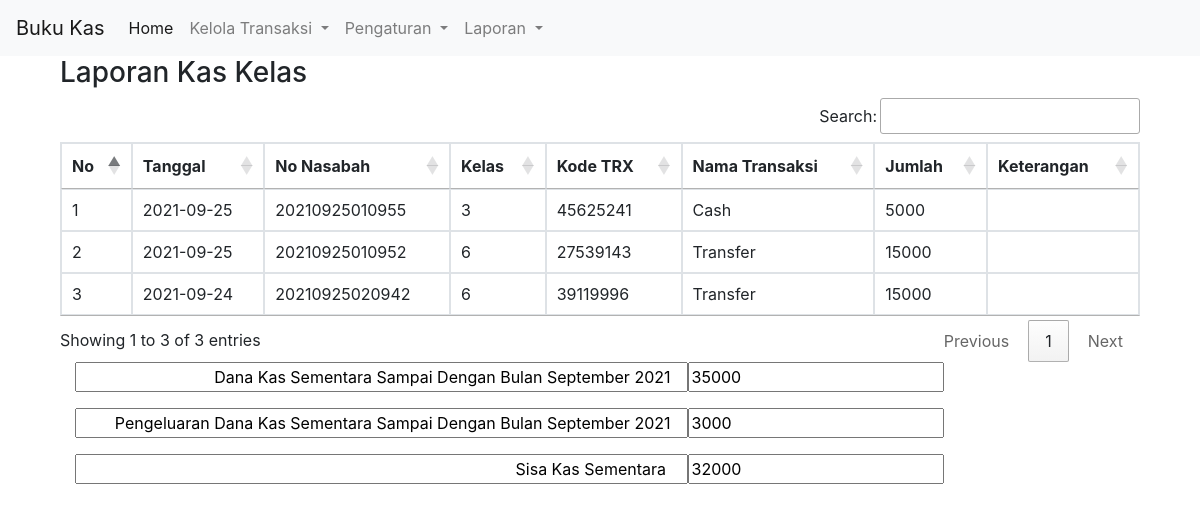
The page /report-detail.php on the database its author committed.
### tables this page shows
CREATE TABLE `buku_kas` (
  `id` int(11) NOT NULL AUTO_INCREMENT,
  `date` date DEFAULT NULL,
  `tipe` varchar(50) DEFAULT NULL,
  `id_nasabah` varchar(50) DEFAULT NULL,
  `kode_trx` varchar(50) DEFAULT NULL,
  `cat` varchar(50) DEFAULT NULL,
  `nominal` decimal(12,0) DEFAULT NULL,
  `keterangan` text DEFAULT NULL,
  PRIMARY KEY (`id`)
);

CREATE TABLE `data_nasabah` (
  `id` int(11) NOT NULL AUTO_INCREMENT,
  `id_nsbh` varchar(50) DEFAULT NULL,
  `nama_murid` varchar(25) DEFAULT NULL,
  `jenis_kelamin` enum('1','2') DEFAULT NULL,
  `kelas` int(2) DEFAULT NULL,
  `nama_wali` varchar(25) DEFAULT NULL,
  `alamat` varchar(150) DEFAULT NULL,
  `telp` varchar(16) DEFAULT NULL,
  PRIMARY KEY (`id`)
);

CREATE TABLE `jenis_trx` (
  `id` int(11) NOT NULL AUTO_INCREMENT,
  `id_trx` varchar(9) DEFAULT NULL,
  `nama_trx` varchar(50) DEFAULT NULL,
  `cat` varchar(50) DEFAULT NULL,
  PRIMARY KEY (`id`)
);

### report-detail.php (the view, shortened to what this page needs)
<!DOCTYPE html>
<html lang="en">
<head>
    <link rel="stylesheet" href="https://use.fontawesome.com/releases/v5.6.3/css/all.css" />
    <link rel="stylesheet" href="https://stackpath.bootstrapcdn.com/bootstrap/4.3.1/css/bootstrap.min.css" />
    <link rel="stylesheet" href="https://cdn.jsdelivr.net/npm/bootstrap@4.5.3/dist/css/bootstrap.min.css" />
    <link rel="stylesheet" href="https://cdn.datatables.net/1.10.22/css/jquery.dataTables.min.css" />
    <link rel="stylesheet" type="text/css"
        href="https://cdn.datatables.net/v/dt/jqc-1.12.4/dt-1.10.22/b-1.6.5/b-html5-1.6.5/cr-1.5.2/fh-3.1.7/r-2.2.6/rg-1.1.2/sb-1.0.0/datatables.min.css" />
    <link rel="stylesheet"
        href="https://cdnjs.cloudflare.com/ajax/libs/bootstrap-datepicker/1.9.0/css/bootstrap-datepicker.min.css"
 />
</head>
<body>
    <?php
    include_once 'config.php';
    $sql = "SELECT DATE_FORMAT(a.`date`,'%M %Y') AS `date`, CONCAT('Dana Kas Sementara Sampai Dengan Bulan ',DATE_FORMAT(a.`date`,'%M %Y'))AS `info`,SUM(a.nominal) AS `total`
    FROM `buku_kas` AS a
    LEFT JOIN `data_nasabah` AS b ON a.`id_nasabah`=b.`id_nsbh`
    LEFT JOIN `jenis_trx` AS c ON a.`tipe`=c.id_trx
    WHERE 1=1 and a.cat = 'in' AND MONTH(`date`) = month(now()) ;";
    $result = $conn->query($sql);
    while ($row = $result->fetch_assoc()) {
        $total1 = $row['total'];
        $info1 = $row['info'];
    };
    $sql = "SELECT DATE_FORMAT(a.`date`,'%M %Y') AS `date`, CONCAT('Pengeluaran Dana Kas Sementara Sampai Dengan Bulan ',DATE_FORMAT(a.`date`,'%M %Y'))AS `info`,SUM(a.nominal) AS `total`
    FROM `buku_kas` AS a
    LEFT JOIN `data_nasabah` AS b ON a.`id_nasabah`=b.`id_nsbh`
    LEFT JOIN `jenis_trx` AS c ON a.`tipe`=c.id_trx
    WHERE 1=1 and a.cat = 'out' AND MONTH(`date`) = month(now()) ;";
    $result = $conn->query($sql);
    while ($row = $result->fetch_assoc()) {
        $total2 = $row['total'];
        $info2 = $row['info'];
    };
    $sisa = $total1 - $total2;
    ?>
    <?php include 'navbar.php'; ?>
    <div class="container">
        <div class="container-fluid">
            <div class="row">
                <div class="col">
                    <h3>Laporan Kas Kelas</h3>
                    <?php
                    $get    =   "SELECT * FROM `buku_kas` AS a
                    LEFT JOIN `data_nasabah` AS b ON a.`id_nasabah`=b.`id_nsbh`
                    LEFT JOIN `jenis_trx` AS c ON a.`tipe`=c.id_trx
                    WHERE 1=1 AND c.`cat` = 'in' AND MONTH(`date`) = month(now());";
                    $result = $conn->query($get);
                    ?>
                    <table class="table table-bordered" id="myTable">
                        <thead>
                            <tr>
                                <th>No</th>
                                <th>Tanggal</th>
                                <th>No Nasabah</th>
                                <th>Kelas</th>
                                <th>Kode TRX</th>
                                <th>Nama Transaksi</th>
                                <th>Jumlah</th>
                                <th>Keterangan</th>
                            </tr>
                        </thead>
                        <tbody>
                            <?php
                            $no             =   1;
                            while ($data = $result->fetch_assoc()) {
                                $tanggal        =   $data['date'];
                                $idnasabah      =   $data['id_nasabah'];
                                $kelas          =   $data['kelas'];
                                $kodetrx        =   $data['kode_trx'];
                                $namatrx        =   $data['nama_trx'];
                                $nominal        =   $data['nominal'];
                                $keterangan     =   $data['keterangan'];
                            ?>
                            <tr>
                                <td><?= $no++; ?></td>
                                <td><?= $tanggal; ?></td>
                                <td><?= $idnasabah; ?></td>
                                <td><?= $kelas; ?></td>
                                <td><?= $kodetrx; ?></td>
                                <td><?= $namatrx; ?></td>
                                <td><?= $nominal; ?></td>
                                <td><?= $keterangan; ?></td>
                            </tr>
                            <?php
                            }; ?>
                        </tbody>
                    </table>
                    <div class="col">
                        <div class="input-group">
                            <input type="text" class="col-md-7 form-group" value="<?= $info1; ?>"
                                style="text-align:right">
                            <input type="text" class="form-group" value="<?= $total1; ?>"><br>
                        </div>
                        <div class="input-group">
                            <input type="text" value="<?= $info2; ?>" style="text-align:right"
                                class="col-md-7 form-group">
                            <input type="text" value="<?= $total2; ?>" class="form-group"><br>
                        </div>
                        <div class="input-group">
                            <input type="text" value="Sisa Kas Sementara " style="text-align:right"
                                class="col-md-7 form-group">
                            <input type="text" value="<?= $sisa; ?>" class="form-group">
                        </div>
                    </div>
                </div>
            </div>
        </div>
    </div>
</body>
</html>

### navbar.php (shortened to what this page needs)
<nav class="navbar navbar-expand-lg navbar-light bg-light">
    <a class="navbar-brand" href="index.php">Buku Kas</a>
    <div class="collapse navbar-collapse" id="navbarTogglerDemo02">
        <ul class="navbar-nav mr-auto mt-2 mt-lg-0">
            <li class="nav-item active">
                <a class="nav-link" href="index.php">Home <span class="sr-only">(current)</span></a>
            </li>
            <li class="nav-item dropdown">
                <a class="nav-link dropdown-toggle" href="#" id="navbarDropdownMenuLink" role="button"
                    data-toggle="dropdown" aria-haspopup="true" aria-expanded="false">
                    Kelola Transaksi
                </a>
            </li>
            <li class="nav-item dropdown">
                <a class="nav-link dropdown-toggle" href="#" id="navbarDropdownMenuLink" role="button"
                    data-toggle="dropdown" aria-haspopup="true" aria-expanded="false">
                    Pengaturan
                </a>
            </li>
            <li class="nav-item dropdown">
                <a class="nav-link dropdown-toggle" href="#" id="navbarDropdownMenuLink" role="button"
                    data-toggle="dropdown" aria-haspopup="true" aria-expanded="false">
                    Laporan
                </a>
            </li>
        </ul>
    </div>
</nav>

### rows shown on the page
buku_kas: date "2021-09-25", id_nasabah "20210925010955", data_nasabah.kelas "3", kode_trx "45625241", jenis_trx.nama_trx "Cash", nominal "5000"
buku_kas: date "2021-09-25", id_nasabah "20210925010952", data_nasabah.kelas "6", kode_trx "27539143", jenis_trx.nama_trx "Transfer", nominal "15000"
buku_kas: date "2021-09-24", id_nasabah "20210925020942", data_nasabah.kelas "6", kode_trx "39119996", jenis_trx.nama_trx "Transfer", nominal "15000"
